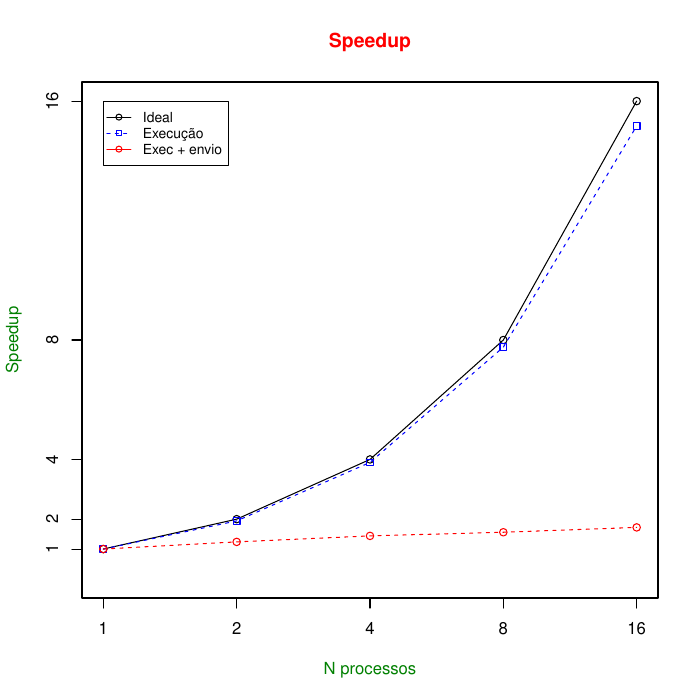

This figure's R source:
names = c("Ideal", "Execução", "Exec + envio")
ts = c("1 fluxo", "2 fluxos", "4 fluxos", "8 fluxos", "16 fluxos")
cores = c("black", "blue", "red")

ideal = c(1, 2, 4, 8, 16)
exec = c(1, 1.941, 3.9, 7.76, 15.166)
exec_env = c(1, 1.2389, 1.44, 1.562, 1.724)

g_range <- range(0, ideal, exec, exec_env)

pdf("sp.pdf")

plot(ideal, type="o", col="black", ylim=g_range, xaxt='n', yaxt='n', ann=FALSE)
axis(1, at=1:5, lab=c("1", "2", "4", "8", "16"))
axis(2, at=c(1, 2, 4, 8, 16))
lines(exec, type="o", col="blue", pch=22, lty=2)
lines(exec_env, type="o", col="red", pch=21, lty=2)


title(xlab="N processos", col.lab=rgb(0,0.5,0))
title(ylab="Speedup", col.lab=rgb(0,0.5,0))
title(main="Speedup", col.main="red")
legend(1, g_range[2], names, cex=0.8,
   col=cores, pch=21:22, lty=1:2);
